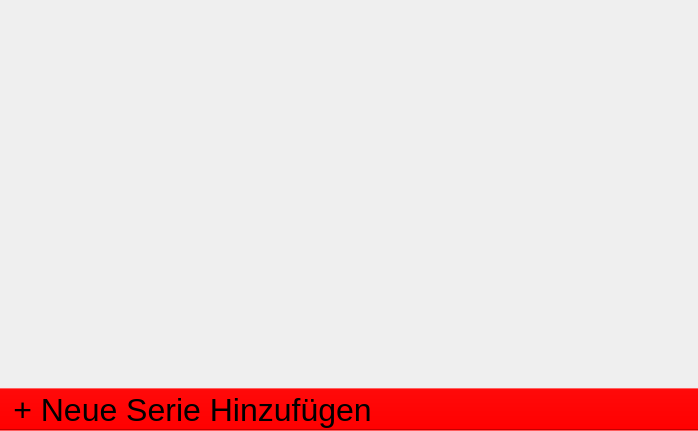
<?xml version="1.0" encoding="UTF-8"?>
<ui version="4.0">
 <class>MainWindow</class>
 <widget class="QMainWindow" name="MainWindow">
  <property name="geometry">
   <rect>
    <x>0</x>
    <y>0</y>
    <width>698</width>
    <height>431</height>
   </rect>
  </property>
  <property name="sizePolicy">
   <sizepolicy hsizetype="Expanding" vsizetype="Expanding">
    <horstretch>0</horstretch>
    <verstretch>0</verstretch>
   </sizepolicy>
  </property>
  <property name="windowTitle">
   <string>Watchlist v0.1b</string>
  </property>
  <property name="styleSheet">
   <string notr="true"> QToolBar {
     background: red;
     spacing: 3px; /* spacing between items in the tool bar */
 }</string>
  </property>
  <widget class="QWidget" name="centralWidget">
   <property name="styleSheet">
    <string notr="true"/>
   </property>
  </widget>
  <widget class="QToolBar" name="ControlBar">
   <property name="font">
    <font>
     <family>Helvetica Neue</family>
     <pointsize>18</pointsize>
    </font>
   </property>
   <property name="cursor">
    <cursorShape>PointingHandCursor</cursorShape>
   </property>
   <property name="windowTitle">
    <string>toolBar</string>
   </property>
   <property name="movable">
    <bool>false</bool>
   </property>
   <property name="toolButtonStyle">
    <enum>Qt::ToolButtonFollowStyle</enum>
   </property>
   <property name="floatable">
    <bool>false</bool>
   </property>
   <attribute name="toolBarArea">
    <enum>BottomToolBarArea</enum>
   </attribute>
   <attribute name="toolBarBreak">
    <bool>false</bool>
   </attribute>
   <addaction name="actionAdd"/>
  </widget>
  <action name="actionAdd">
   <property name="text">
    <string>+ Neue Serie Hinzufügen</string>
   </property>
   <property name="font">
    <font>
     <family>Helvetica Neue</family>
     <pointsize>24</pointsize>
    </font>
   </property>
   <property name="softKeyRole">
    <enum>QAction::NoSoftKey</enum>
   </property>
  </action>
 </widget>
 <layoutdefault spacing="6" margin="11"/>
 <resources/>
 <connections/>
</ui>
